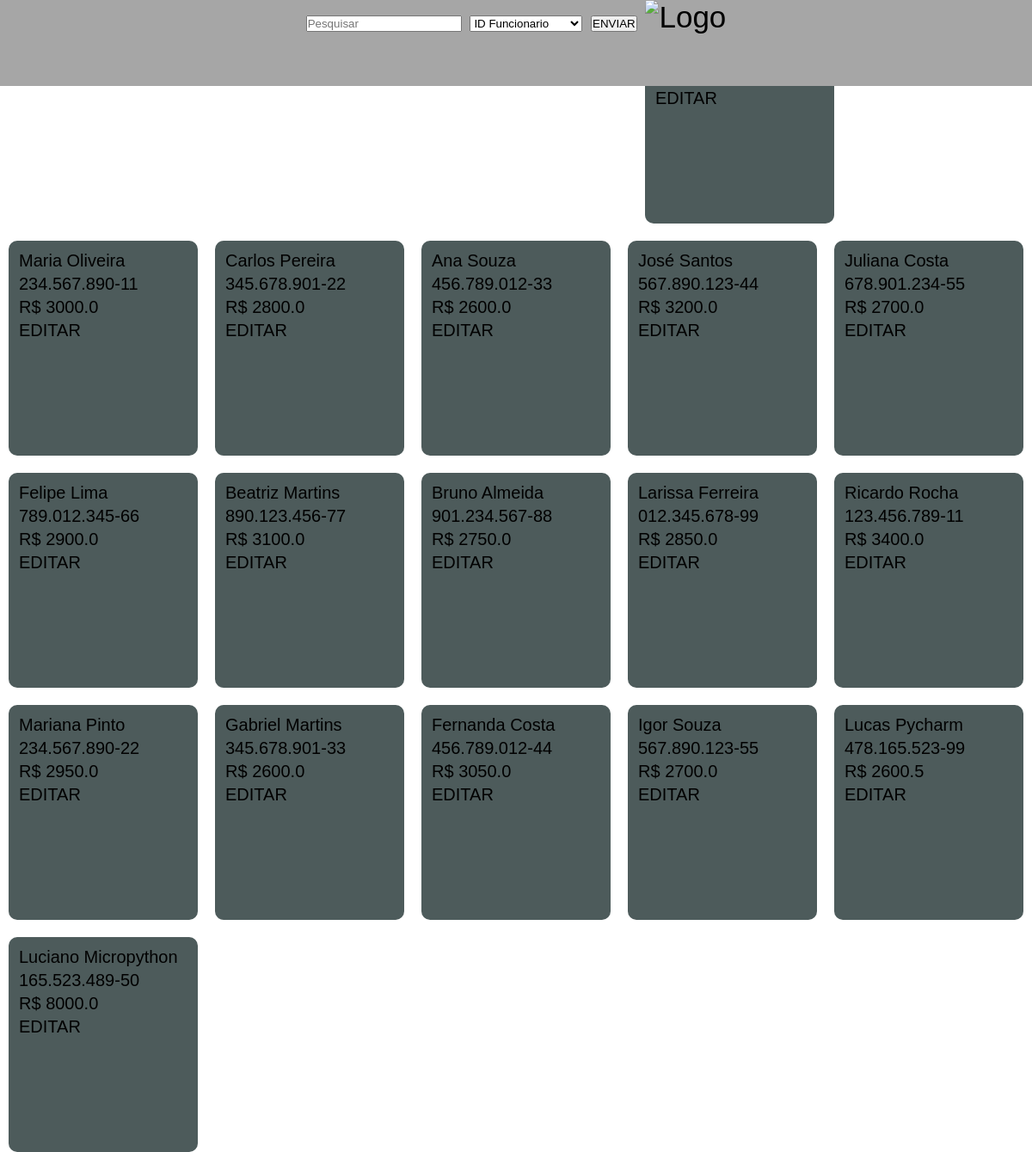
Before: /funcionario with the older database file.
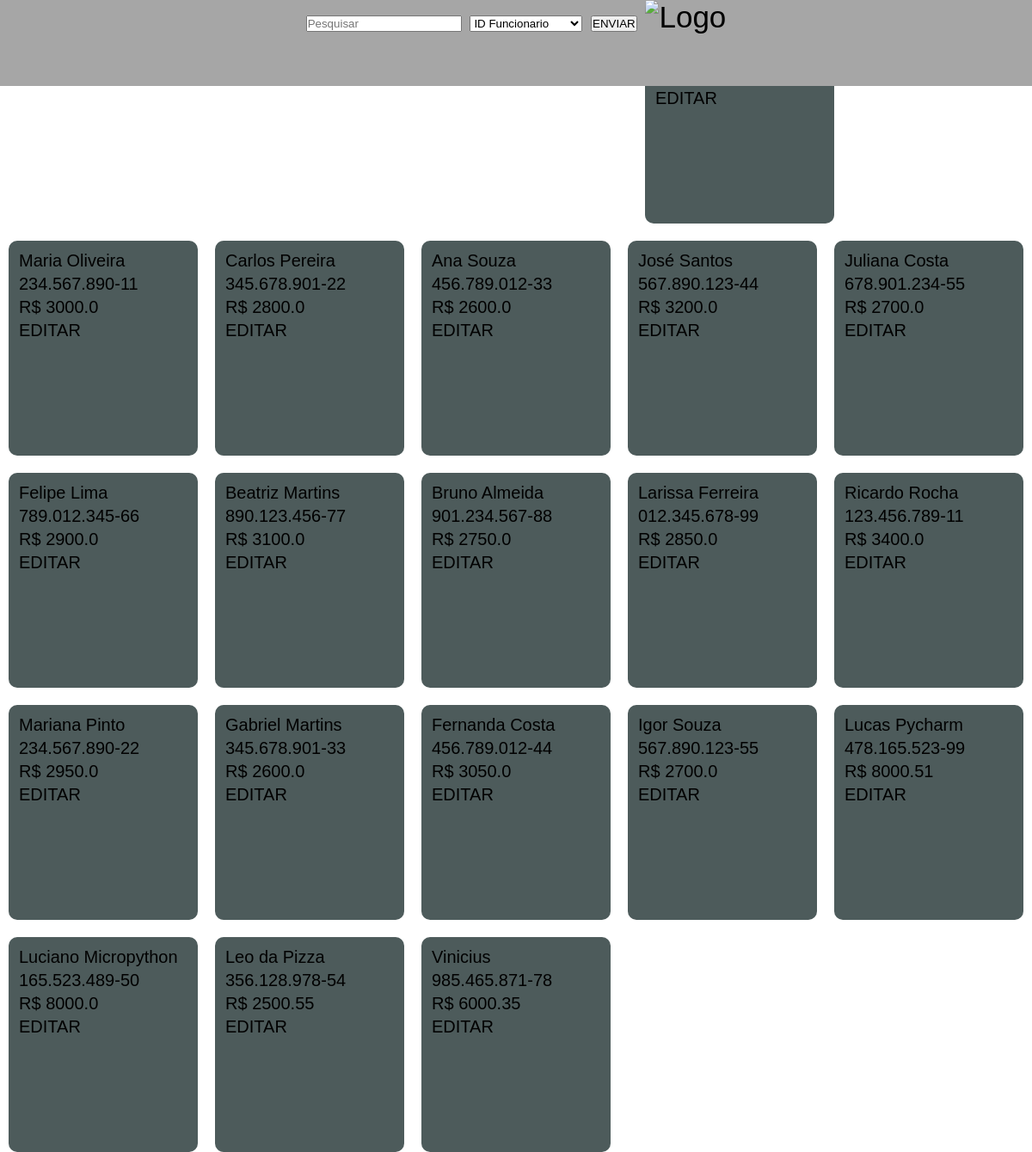
After: the same page with the newer database file.
### models.py (models this page shows, shortened)
class Funcionario(Base):
    __tablename__ = 'funcionarios'
    ID_funcionario = Column(Integer, primary_key=True)
    nome_funcionario = Column(String(40), nullable=False, index=True)
    CPF = Column(String(11), nullable=False, index=True, unique=True)
    salario = Column(Float, nullable=False, index=True)
    def serialize_funcionario(self):
        dados_funcionario = {
            'ID_funcionario': self.ID_funcionario,
            'nome_funcionario': self.nome_funcionario,
            'CPF': self.CPF,
            'salario': self.salario,
        }
        return dados_funcionario

### app.py (the view)
@app.route('/funcionario', methods=['GET', 'POST'])
def funcionarios_func():
    lista_funcionarios = select(Funcionario).select_from(Funcionario)
    lista_funcionarios = db_session.execute(lista_funcionarios).scalars()
    resultado = []
    print(lista_funcionarios)
    for func in lista_funcionarios:
        resultado.append(func.serialize_funcionario())
    dicion = dicionario_colunas_funcionario()
    return render_template('lista_funcionario.html',
                           var_funcionario=resultado,
                           class_=Funcionario,
                           pesquisa=False,
                           numero_resultados=len(resultado),
                           dicio=dicion)

### app.py (called while the page is built)
def dicionario_colunas_funcionario():
    dicion = {
        "ID_funcionario": "ID Funcionario",
        "nome_funcionario": "Nome Funcionario",
        "CPF": "CPF",
        "salario": "Salário"
    }
    return dicion

### templates/lista_funcionario.html (shortened to what this page needs)
{% extends 'templates-barra-de-pesquisa.html' %}
{% block conteudo %}
    {% for funcionario in var_funcionario %}
        <div class="card">
            <p>{{funcionario.nome_funcionario}}</p>
            <p>{{funcionario.CPF}}</p>
            <p>R$ {{funcionario.salario}}</p>
            <p><a href="{{url_for('editar_funcionario', id_funcionario=funcionario.ID_funcionario)}}">EDITAR</a></p>
        </div>
    {% endfor%}
{% endblock %}

Changed rows visible on the page:
changed Funcionario "Lucas Pycharm": salario "2600.5" → "8000.51"
added Funcionario: nome_funcionario "Leo da Pizza", CPF "356.128.978-54", salario "2500.55"
added Funcionario: nome_funcionario "Vinicius", CPF "985.465.871-78", salario "6000.35"
